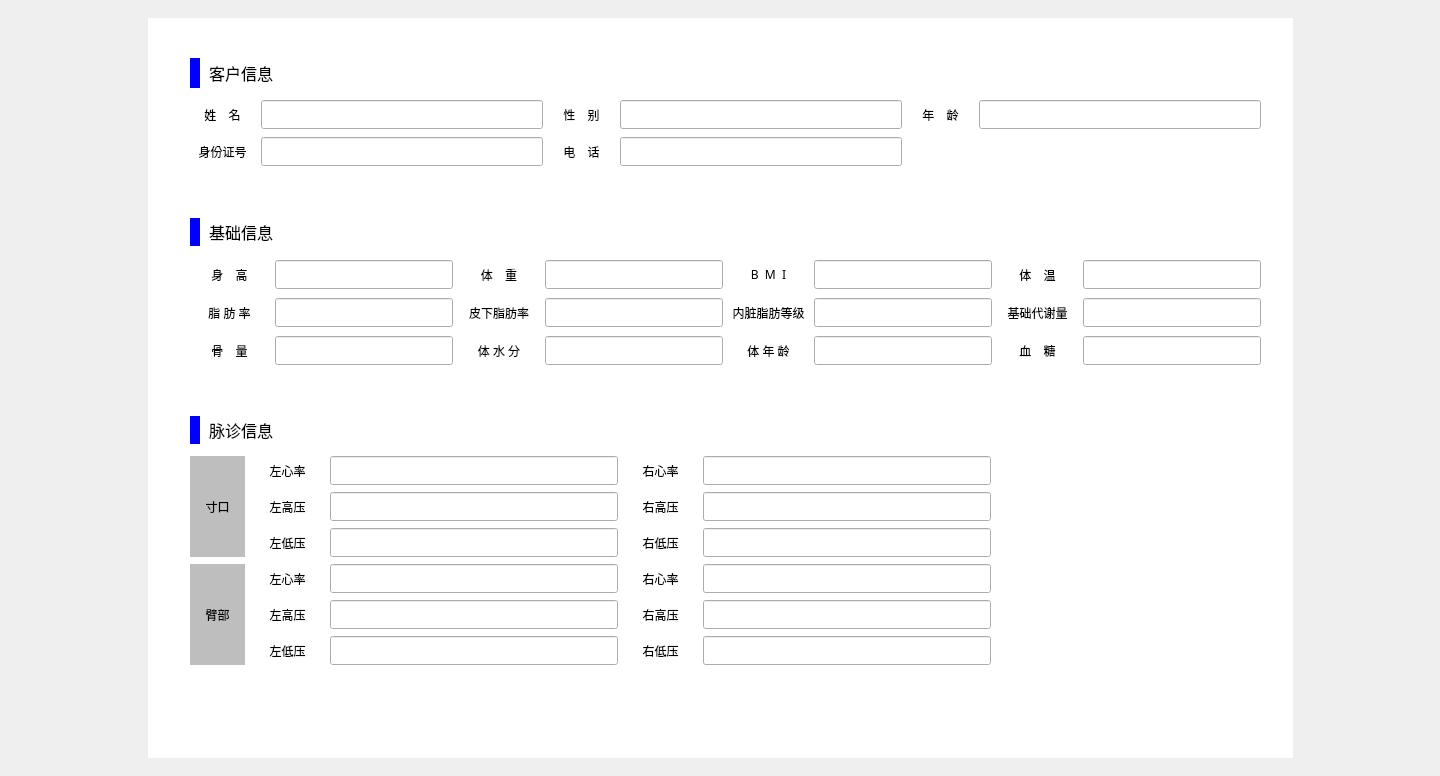
<?xml version="1.0" encoding="UTF-8"?>
<ui version="4.0">
 <class>baseInfo</class>
 <widget class="QWidget" name="baseInfo">
  <property name="geometry">
   <rect>
    <x>0</x>
    <y>0</y>
    <width>1440</width>
    <height>776</height>
   </rect>
  </property>
  <property name="windowTitle">
   <string>Form</string>
  </property>
  <widget class="QWidget" name="widget" native="true">
   <property name="geometry">
    <rect>
     <x>148</x>
     <y>18</y>
     <width>1145</width>
     <height>740</height>
    </rect>
   </property>
   <property name="styleSheet">
    <string notr="true">background-color: rgb(255, 255, 255);</string>
   </property>
  </widget>
  <widget class="QWidget" name="widget_2" native="true">
   <property name="geometry">
    <rect>
     <x>190</x>
     <y>50</y>
     <width>1060</width>
     <height>80</height>
    </rect>
   </property>
  </widget>
  <widget class="QWidget" name="gridLayoutWidget_3">
   <property name="geometry">
    <rect>
     <x>190</x>
     <y>50</y>
     <width>1071</width>
     <height>121</height>
    </rect>
   </property>
   <layout class="QGridLayout" name="gridLayout_3">
    <item row="2" column="0">
     <widget class="QLabel" name="label_11">
      <property name="font">
       <font>
        <family>微软雅黑</family>
        <pointsize>9</pointsize>
       </font>
      </property>
      <property name="text">
       <string>身份证号</string>
      </property>
      <property name="alignment">
       <set>Qt::AlignCenter</set>
      </property>
     </widget>
    </item>
    <item row="2" column="3">
     <widget class="QLineEdit" name="tel">
      <property name="minimumSize">
       <size>
        <width>0</width>
        <height>29</height>
       </size>
      </property>
      <property name="maximumSize">
       <size>
        <width>282</width>
        <height>16777215</height>
       </size>
      </property>
     </widget>
    </item>
    <item row="2" column="2">
     <widget class="QLabel" name="label_3">
      <property name="font">
       <font>
        <family>微软雅黑</family>
        <pointsize>9</pointsize>
       </font>
      </property>
      <property name="text">
       <string>电    话</string>
      </property>
      <property name="alignment">
       <set>Qt::AlignCenter</set>
      </property>
     </widget>
    </item>
    <item row="1" column="1">
     <widget class="QLineEdit" name="name">
      <property name="minimumSize">
       <size>
        <width>282</width>
        <height>29</height>
       </size>
      </property>
      <property name="maximumSize">
       <size>
        <width>282</width>
        <height>29</height>
       </size>
      </property>
     </widget>
    </item>
    <item row="1" column="2">
     <widget class="QLabel" name="label_4">
      <property name="font">
       <font>
        <family>微软雅黑</family>
        <pointsize>9</pointsize>
       </font>
      </property>
      <property name="text">
       <string>性    别</string>
      </property>
      <property name="alignment">
       <set>Qt::AlignCenter</set>
      </property>
     </widget>
    </item>
    <item row="2" column="1">
     <widget class="QLineEdit" name="id">
      <property name="minimumSize">
       <size>
        <width>0</width>
        <height>29</height>
       </size>
      </property>
      <property name="maximumSize">
       <size>
        <width>282</width>
        <height>29</height>
       </size>
      </property>
     </widget>
    </item>
    <item row="1" column="0">
     <widget class="QLabel" name="label_2">
      <property name="font">
       <font>
        <family>微软雅黑</family>
        <pointsize>9</pointsize>
       </font>
      </property>
      <property name="text">
       <string>姓    名</string>
      </property>
      <property name="alignment">
       <set>Qt::AlignCenter</set>
      </property>
     </widget>
    </item>
    <item row="1" column="3">
     <widget class="QLineEdit" name="sex">
      <property name="minimumSize">
       <size>
        <width>282</width>
        <height>29</height>
       </size>
      </property>
      <property name="maximumSize">
       <size>
        <width>282</width>
        <height>16777215</height>
       </size>
      </property>
     </widget>
    </item>
    <item row="1" column="4">
     <widget class="QLabel" name="label_5">
      <property name="font">
       <font>
        <family>微软雅黑</family>
        <pointsize>9</pointsize>
       </font>
      </property>
      <property name="text">
       <string>年    龄</string>
      </property>
      <property name="alignment">
       <set>Qt::AlignCenter</set>
      </property>
     </widget>
    </item>
    <item row="1" column="5">
     <widget class="QLineEdit" name="age">
      <property name="minimumSize">
       <size>
        <width>282</width>
        <height>29</height>
       </size>
      </property>
      <property name="maximumSize">
       <size>
        <width>282</width>
        <height>16777215</height>
       </size>
      </property>
     </widget>
    </item>
    <item row="0" column="0" colspan="6">
     <widget class="QLabel" name="label">
      <property name="minimumSize">
       <size>
        <width>0</width>
        <height>40</height>
       </size>
      </property>
      <property name="maximumSize">
       <size>
        <width>16777215</width>
        <height>38</height>
       </size>
      </property>
      <property name="font">
       <font>
        <family>微软雅黑</family>
        <pointsize>12</pointsize>
       </font>
      </property>
      <property name="styleSheet">
       <string notr="true">border-left: 10px solid blue;
border-radius:5px;
padding-left: 5px;
</string>
      </property>
      <property name="text">
       <string>客户信息</string>
      </property>
     </widget>
    </item>
   </layout>
  </widget>
  <widget class="QWidget" name="gridLayoutWidget">
   <property name="geometry">
    <rect>
     <x>190</x>
     <y>210</y>
     <width>1071</width>
     <height>161</height>
    </rect>
   </property>
   <layout class="QGridLayout" name="gridLayout">
    <item row="1" column="4">
     <widget class="QLabel" name="label_9">
      <property name="font">
       <font>
        <family>微软雅黑</family>
       </font>
      </property>
      <property name="text">
       <string>B  M  I</string>
      </property>
      <property name="alignment">
       <set>Qt::AlignCenter</set>
      </property>
     </widget>
    </item>
    <item row="1" column="0">
     <widget class="QLabel" name="label_7">
      <property name="font">
       <font>
        <family>微软雅黑</family>
       </font>
      </property>
      <property name="text">
       <string>身    高</string>
      </property>
      <property name="alignment">
       <set>Qt::AlignCenter</set>
      </property>
     </widget>
    </item>
    <item row="1" column="1">
     <widget class="QLineEdit" name="height">
      <property name="minimumSize">
       <size>
        <width>0</width>
        <height>29</height>
       </size>
      </property>
      <property name="maximumSize">
       <size>
        <width>178</width>
        <height>29</height>
       </size>
      </property>
     </widget>
    </item>
    <item row="1" column="2">
     <widget class="QLabel" name="label_8">
      <property name="font">
       <font>
        <family>微软雅黑</family>
       </font>
      </property>
      <property name="text">
       <string>体    重</string>
      </property>
      <property name="alignment">
       <set>Qt::AlignCenter</set>
      </property>
     </widget>
    </item>
    <item row="1" column="5">
     <widget class="QLineEdit" name="bmi">
      <property name="minimumSize">
       <size>
        <width>0</width>
        <height>29</height>
       </size>
      </property>
      <property name="maximumSize">
       <size>
        <width>178</width>
        <height>16777215</height>
       </size>
      </property>
     </widget>
    </item>
    <item row="2" column="0">
     <widget class="QLabel" name="label_67">
      <property name="font">
       <font>
        <family>微软雅黑</family>
       </font>
      </property>
      <property name="text">
       <string>脂 肪 率</string>
      </property>
      <property name="alignment">
       <set>Qt::AlignCenter</set>
      </property>
     </widget>
    </item>
    <item row="1" column="3">
     <widget class="QLineEdit" name="weight">
      <property name="minimumSize">
       <size>
        <width>0</width>
        <height>29</height>
       </size>
      </property>
      <property name="maximumSize">
       <size>
        <width>178</width>
        <height>16777215</height>
       </size>
      </property>
     </widget>
    </item>
    <item row="3" column="1">
     <widget class="QLineEdit" name="boneMass">
      <property name="minimumSize">
       <size>
        <width>0</width>
        <height>29</height>
       </size>
      </property>
      <property name="maximumSize">
       <size>
        <width>178</width>
        <height>29</height>
       </size>
      </property>
     </widget>
    </item>
    <item row="2" column="1">
     <widget class="QLineEdit" name="fatR">
      <property name="minimumSize">
       <size>
        <width>0</width>
        <height>29</height>
       </size>
      </property>
      <property name="maximumSize">
       <size>
        <width>178</width>
        <height>29</height>
       </size>
      </property>
     </widget>
    </item>
    <item row="3" column="0">
     <widget class="QLabel" name="label_71">
      <property name="font">
       <font>
        <family>微软雅黑</family>
       </font>
      </property>
      <property name="text">
       <string>骨    量</string>
      </property>
      <property name="alignment">
       <set>Qt::AlignCenter</set>
      </property>
     </widget>
    </item>
    <item row="1" column="6">
     <widget class="QLabel" name="label_74">
      <property name="font">
       <font>
        <family>微软雅黑</family>
       </font>
      </property>
      <property name="text">
       <string>体    温</string>
      </property>
      <property name="alignment">
       <set>Qt::AlignCenter</set>
      </property>
     </widget>
    </item>
    <item row="1" column="7">
     <widget class="QLineEdit" name="temp">
      <property name="minimumSize">
       <size>
        <width>0</width>
        <height>29</height>
       </size>
      </property>
      <property name="maximumSize">
       <size>
        <width>178</width>
        <height>16777215</height>
       </size>
      </property>
     </widget>
    </item>
    <item row="2" column="2">
     <widget class="QLabel" name="label_68">
      <property name="font">
       <font>
        <family>微软雅黑</family>
       </font>
      </property>
      <property name="text">
       <string>皮下脂肪率</string>
      </property>
      <property name="alignment">
       <set>Qt::AlignCenter</set>
      </property>
     </widget>
    </item>
    <item row="2" column="3">
     <widget class="QLineEdit" name="subFatR">
      <property name="minimumSize">
       <size>
        <width>0</width>
        <height>29</height>
       </size>
      </property>
      <property name="maximumSize">
       <size>
        <width>178</width>
        <height>16777215</height>
       </size>
      </property>
     </widget>
    </item>
    <item row="2" column="4">
     <widget class="QLabel" name="label_69">
      <property name="font">
       <font>
        <family>微软雅黑</family>
       </font>
      </property>
      <property name="text">
       <string>内脏脂肪等级</string>
      </property>
      <property name="alignment">
       <set>Qt::AlignCenter</set>
      </property>
     </widget>
    </item>
    <item row="2" column="5">
     <widget class="QLineEdit" name="viscuFatR">
      <property name="minimumSize">
       <size>
        <width>0</width>
        <height>29</height>
       </size>
      </property>
      <property name="maximumSize">
       <size>
        <width>178</width>
        <height>16777215</height>
       </size>
      </property>
     </widget>
    </item>
    <item row="2" column="6">
     <widget class="QLabel" name="label_70">
      <property name="font">
       <font>
        <family>微软雅黑</family>
       </font>
      </property>
      <property name="text">
       <string>基础代谢量</string>
      </property>
      <property name="alignment">
       <set>Qt::AlignCenter</set>
      </property>
     </widget>
    </item>
    <item row="2" column="7">
     <widget class="QLineEdit" name="metabolicR">
      <property name="minimumSize">
       <size>
        <width>0</width>
        <height>29</height>
       </size>
      </property>
      <property name="maximumSize">
       <size>
        <width>178</width>
        <height>16777215</height>
       </size>
      </property>
     </widget>
    </item>
    <item row="3" column="2">
     <widget class="QLabel" name="label_72">
      <property name="font">
       <font>
        <family>微软雅黑</family>
       </font>
      </property>
      <property name="text">
       <string>体 水 分</string>
      </property>
      <property name="alignment">
       <set>Qt::AlignCenter</set>
      </property>
     </widget>
    </item>
    <item row="3" column="3">
     <widget class="QLineEdit" name="bodyMoisture">
      <property name="minimumSize">
       <size>
        <width>0</width>
        <height>29</height>
       </size>
      </property>
      <property name="maximumSize">
       <size>
        <width>178</width>
        <height>16777215</height>
       </size>
      </property>
     </widget>
    </item>
    <item row="3" column="4">
     <widget class="QLabel" name="label_73">
      <property name="font">
       <font>
        <family>微软雅黑</family>
       </font>
      </property>
      <property name="text">
       <string>体 年 龄</string>
      </property>
      <property name="alignment">
       <set>Qt::AlignCenter</set>
      </property>
     </widget>
    </item>
    <item row="3" column="5">
     <widget class="QLineEdit" name="bodyAge">
      <property name="minimumSize">
       <size>
        <width>0</width>
        <height>29</height>
       </size>
      </property>
      <property name="maximumSize">
       <size>
        <width>178</width>
        <height>16777215</height>
       </size>
      </property>
     </widget>
    </item>
    <item row="3" column="6">
     <widget class="QLabel" name="label_10">
      <property name="font">
       <font>
        <family>微软雅黑</family>
       </font>
      </property>
      <property name="text">
       <string>血    糖</string>
      </property>
      <property name="alignment">
       <set>Qt::AlignCenter</set>
      </property>
     </widget>
    </item>
    <item row="3" column="7">
     <widget class="QLineEdit" name="bloodSugar">
      <property name="minimumSize">
       <size>
        <width>0</width>
        <height>29</height>
       </size>
      </property>
      <property name="maximumSize">
       <size>
        <width>178</width>
        <height>16777215</height>
       </size>
      </property>
     </widget>
    </item>
    <item row="0" column="0" colspan="8">
     <widget class="QLabel" name="label_6">
      <property name="maximumSize">
       <size>
        <width>16777215</width>
        <height>38</height>
       </size>
      </property>
      <property name="font">
       <font>
        <family>微软雅黑</family>
        <pointsize>12</pointsize>
       </font>
      </property>
      <property name="styleSheet">
       <string notr="true">border-left: 10px solid blue;
border-radius:5px;
padding-left: 5px;
</string>
      </property>
      <property name="text">
       <string>基础信息</string>
      </property>
     </widget>
    </item>
   </layout>
  </widget>
  <widget class="QWidget" name="gridLayoutWidget_4">
   <property name="geometry">
    <rect>
     <x>190</x>
     <y>410</y>
     <width>801</width>
     <height>261</height>
    </rect>
   </property>
   <layout class="QGridLayout" name="gridLayout_4">
    <item row="5" column="1">
     <widget class="QLabel" name="label_21">
      <property name="font">
       <font>
        <family>微软雅黑</family>
       </font>
      </property>
      <property name="text">
       <string>左高压</string>
      </property>
      <property name="alignment">
       <set>Qt::AlignCenter</set>
      </property>
     </widget>
    </item>
    <item row="1" column="2">
     <widget class="QLineEdit" name="wristPulseL">
      <property name="minimumSize">
       <size>
        <width>0</width>
        <height>29</height>
       </size>
      </property>
      <property name="maximumSize">
       <size>
        <width>288</width>
        <height>16777215</height>
       </size>
      </property>
     </widget>
    </item>
    <item row="1" column="1">
     <widget class="QLabel" name="label_12">
      <property name="font">
       <font>
        <family>微软雅黑</family>
       </font>
      </property>
      <property name="text">
       <string>左心率</string>
      </property>
      <property name="alignment">
       <set>Qt::AlignCenter</set>
      </property>
     </widget>
    </item>
    <item row="1" column="0" rowspan="3">
     <widget class="QLabel" name="label_20">
      <property name="maximumSize">
       <size>
        <width>55</width>
        <height>16777215</height>
       </size>
      </property>
      <property name="font">
       <font>
        <family>微软雅黑</family>
       </font>
      </property>
      <property name="styleSheet">
       <string notr="true">background-color: rgb(190, 190, 190);</string>
      </property>
      <property name="text">
       <string>寸口</string>
      </property>
      <property name="alignment">
       <set>Qt::AlignCenter</set>
      </property>
     </widget>
    </item>
    <item row="4" column="1">
     <widget class="QLabel" name="label_16">
      <property name="font">
       <font>
        <family>微软雅黑</family>
       </font>
      </property>
      <property name="text">
       <string>左心率</string>
      </property>
      <property name="alignment">
       <set>Qt::AlignCenter</set>
      </property>
     </widget>
    </item>
    <item row="6" column="1">
     <widget class="QLabel" name="label_22">
      <property name="font">
       <font>
        <family>微软雅黑</family>
       </font>
      </property>
      <property name="text">
       <string>左低压</string>
      </property>
      <property name="alignment">
       <set>Qt::AlignCenter</set>
      </property>
     </widget>
    </item>
    <item row="2" column="1">
     <widget class="QLabel" name="label_13">
      <property name="font">
       <font>
        <family>微软雅黑</family>
       </font>
      </property>
      <property name="text">
       <string>左高压</string>
      </property>
      <property name="alignment">
       <set>Qt::AlignCenter</set>
      </property>
     </widget>
    </item>
    <item row="1" column="3">
     <widget class="QLabel" name="label_15">
      <property name="font">
       <font>
        <family>微软雅黑</family>
       </font>
      </property>
      <property name="text">
       <string>右心率</string>
      </property>
      <property name="alignment">
       <set>Qt::AlignCenter</set>
      </property>
     </widget>
    </item>
    <item row="1" column="4">
     <widget class="QLineEdit" name="wristPulseR">
      <property name="minimumSize">
       <size>
        <width>0</width>
        <height>29</height>
       </size>
      </property>
      <property name="maximumSize">
       <size>
        <width>288</width>
        <height>16777215</height>
       </size>
      </property>
     </widget>
    </item>
    <item row="3" column="1">
     <widget class="QLabel" name="label_14">
      <property name="font">
       <font>
        <family>微软雅黑</family>
       </font>
      </property>
      <property name="text">
       <string>左低压</string>
      </property>
      <property name="alignment">
       <set>Qt::AlignCenter</set>
      </property>
     </widget>
    </item>
    <item row="2" column="2">
     <widget class="QLineEdit" name="wristPulseLH">
      <property name="minimumSize">
       <size>
        <width>0</width>
        <height>29</height>
       </size>
      </property>
      <property name="maximumSize">
       <size>
        <width>288</width>
        <height>16777215</height>
       </size>
      </property>
     </widget>
    </item>
    <item row="3" column="2">
     <widget class="QLineEdit" name="wristPulseLL">
      <property name="minimumSize">
       <size>
        <width>0</width>
        <height>29</height>
       </size>
      </property>
      <property name="maximumSize">
       <size>
        <width>288</width>
        <height>16777215</height>
       </size>
      </property>
     </widget>
    </item>
    <item row="4" column="2">
     <widget class="QLineEdit" name="armPulseL">
      <property name="minimumSize">
       <size>
        <width>0</width>
        <height>29</height>
       </size>
      </property>
      <property name="maximumSize">
       <size>
        <width>288</width>
        <height>16777215</height>
       </size>
      </property>
     </widget>
    </item>
    <item row="5" column="2">
     <widget class="QLineEdit" name="armPulseLH">
      <property name="minimumSize">
       <size>
        <width>0</width>
        <height>29</height>
       </size>
      </property>
      <property name="maximumSize">
       <size>
        <width>288</width>
        <height>16777215</height>
       </size>
      </property>
     </widget>
    </item>
    <item row="6" column="2">
     <widget class="QLineEdit" name="armPulseLL">
      <property name="minimumSize">
       <size>
        <width>0</width>
        <height>29</height>
       </size>
      </property>
      <property name="maximumSize">
       <size>
        <width>288</width>
        <height>16777215</height>
       </size>
      </property>
     </widget>
    </item>
    <item row="2" column="3">
     <widget class="QLabel" name="label_18">
      <property name="font">
       <font>
        <family>微软雅黑</family>
       </font>
      </property>
      <property name="text">
       <string>右高压</string>
      </property>
      <property name="alignment">
       <set>Qt::AlignCenter</set>
      </property>
     </widget>
    </item>
    <item row="3" column="3">
     <widget class="QLabel" name="label_23">
      <property name="font">
       <font>
        <family>微软雅黑</family>
       </font>
      </property>
      <property name="text">
       <string>右低压</string>
      </property>
      <property name="alignment">
       <set>Qt::AlignCenter</set>
      </property>
     </widget>
    </item>
    <item row="4" column="3">
     <widget class="QLabel" name="label_26">
      <property name="font">
       <font>
        <family>微软雅黑</family>
       </font>
      </property>
      <property name="text">
       <string>右心率</string>
      </property>
      <property name="alignment">
       <set>Qt::AlignCenter</set>
      </property>
     </widget>
    </item>
    <item row="5" column="3">
     <widget class="QLabel" name="label_25">
      <property name="font">
       <font>
        <family>微软雅黑</family>
       </font>
      </property>
      <property name="text">
       <string>右高压</string>
      </property>
      <property name="alignment">
       <set>Qt::AlignCenter</set>
      </property>
     </widget>
    </item>
    <item row="6" column="3">
     <widget class="QLabel" name="label_24">
      <property name="font">
       <font>
        <family>微软雅黑</family>
       </font>
      </property>
      <property name="text">
       <string>右低压</string>
      </property>
      <property name="alignment">
       <set>Qt::AlignCenter</set>
      </property>
     </widget>
    </item>
    <item row="2" column="4">
     <widget class="QLineEdit" name="wristPulseRH">
      <property name="minimumSize">
       <size>
        <width>0</width>
        <height>29</height>
       </size>
      </property>
      <property name="maximumSize">
       <size>
        <width>288</width>
        <height>16777215</height>
       </size>
      </property>
     </widget>
    </item>
    <item row="3" column="4">
     <widget class="QLineEdit" name="wristPulseRL">
      <property name="minimumSize">
       <size>
        <width>0</width>
        <height>29</height>
       </size>
      </property>
      <property name="maximumSize">
       <size>
        <width>288</width>
        <height>16777215</height>
       </size>
      </property>
     </widget>
    </item>
    <item row="4" column="4">
     <widget class="QLineEdit" name="armPulseR">
      <property name="minimumSize">
       <size>
        <width>288</width>
        <height>29</height>
       </size>
      </property>
      <property name="maximumSize">
       <size>
        <width>288</width>
        <height>16777215</height>
       </size>
      </property>
     </widget>
    </item>
    <item row="5" column="4">
     <widget class="QLineEdit" name="armPulseRH">
      <property name="minimumSize">
       <size>
        <width>0</width>
        <height>29</height>
       </size>
      </property>
      <property name="maximumSize">
       <size>
        <width>288</width>
        <height>16777215</height>
       </size>
      </property>
     </widget>
    </item>
    <item row="6" column="4">
     <widget class="QLineEdit" name="armPulseRL">
      <property name="minimumSize">
       <size>
        <width>0</width>
        <height>29</height>
       </size>
      </property>
      <property name="maximumSize">
       <size>
        <width>288</width>
        <height>16777215</height>
       </size>
      </property>
     </widget>
    </item>
    <item row="4" column="0" rowspan="3">
     <widget class="QLabel" name="label_17">
      <property name="font">
       <font>
        <family>微软雅黑</family>
       </font>
      </property>
      <property name="styleSheet">
       <string notr="true">background-color: rgb(190, 190, 190);</string>
      </property>
      <property name="text">
       <string>臂部</string>
      </property>
      <property name="alignment">
       <set>Qt::AlignCenter</set>
      </property>
     </widget>
    </item>
    <item row="0" column="0" colspan="5">
     <widget class="QLabel" name="label_19">
      <property name="maximumSize">
       <size>
        <width>16777215</width>
        <height>38</height>
       </size>
      </property>
      <property name="font">
       <font>
        <family>微软雅黑</family>
        <pointsize>12</pointsize>
       </font>
      </property>
      <property name="styleSheet">
       <string notr="true">border-left: 10px solid blue;
border-radius:5px;
padding-left: 5px;
</string>
      </property>
      <property name="text">
       <string>脉诊信息</string>
      </property>
     </widget>
    </item>
   </layout>
  </widget>
 </widget>
 <resources/>
 <connections/>
</ui>
